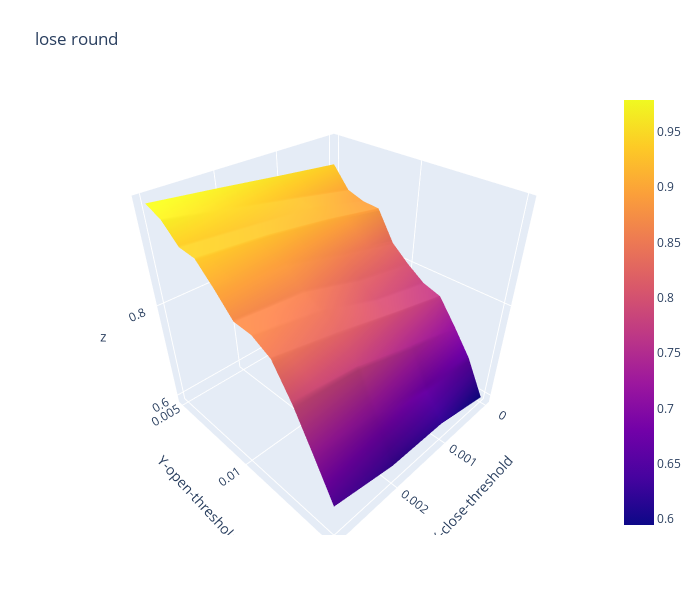

Notebook code cell kept with this figure:
### Code cell
import plotly.graph_objects as go

x_data = df_cbsw.columns.to_list() # close threshold

y_data = df_cbsw.index.to_list() # open threshold

z_data = df_cbsw.copy(deep=True) # win rate

fig = go.Figure(data=[go.Surface(z=z_data.values,x=x_data,y=y_data)])

fig.update_layout(title="lose round", # 标题
                  autosize=False,  # 尺度自动缩放
                  width=700,  # 长宽
                  height=600,
                  margin=dict(l=65,r=50,b=65,t=90),  # 4个位置的距离
                  scene=dict(xaxis_title='X-close-threshold',yaxis_title='Y-open-threshold')
                )

fig.show()

### Figure 1 — Plotly figure (JSON) as saved in the notebook; plotly's stock layout.template omitted (floating-point values rounded to 4 significant figures)
{"data": [{"type": "surface", "x": [0, 0.001, 0.002, 0.003], "y": [0.005, 0.006, 0.007, 0.008, 0.009, 0.01, 0.011, 0.012, 0.013, 0.014, 0.015], "z": [[0.9385, 0.9517, 0.9656, 0.9787], [0.8986, 0.9212, 0.9439, 0.966], [0.8879, 0.916, 0.9259, 0.9371], [0.8851, 0.9062, 0.9238, 0.9344], [0.8289, 0.8571, 0.8876, 0.9029], [0.8, 0.8219, 0.8571, 0.8675], [0.7759, 0.8, 0.8413, 0.8657], [0.7647, 0.7925, 0.8214, 0.8475], [0.7174, 0.7447, 0.78, 0.7925], [0.6667, 0.675, 0.7045, 0.7234], [0.5946, 0.6216, 0.625, 0.6512]]}], "layout": {"autosize": false, "height": 600, "margin": {"b": 65, "l": 65, "r": 50, "t": 90}, "scene": {"xaxis": {"title": {"text": "X-close-threshold"}}, "yaxis": {"title": {"text": "Y-open-threshold"}}}, "title": {"text": "lose round"}, "width": 700}}
